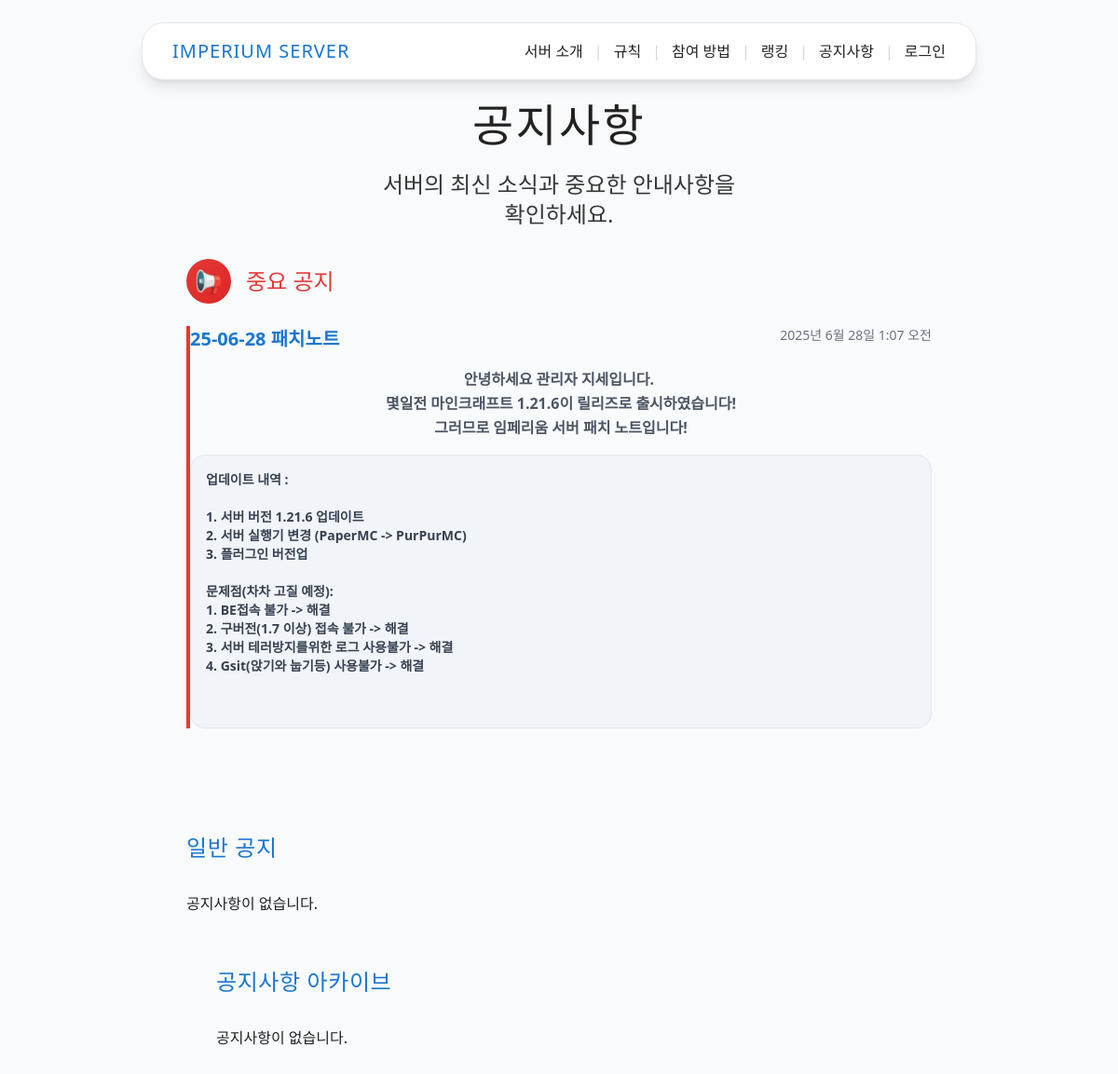
The page /notices/ on the database its author committed.
### notice/models.py (models this page shows, shortened)
class ImportantNotice(models.Model):
    title = models.CharField("title", max_length=200, null=True, blank=True)
    content0 = models.TextField("content0", null=True, blank=True)
    content1 = models.TextField("content1", null=True, blank=True)
    created_at = models.DateTimeField("createdAt", auto_now_add=True, null=True, blank=True)
    class Meta:
        ordering = ['-created_at']

### notice/views.py (the view)
# urls.py: path('', views.notice_list, name='list'),
def notice_list(request):
    ImportantNotices = ImportantNotice.objects.all()
    NormalNotices = NormalNotice.objects.all()
    ArchivedNotices = ArchivedNotice.objects.all()
    return render(request, 'notice/index.html', {'ImportantNotices': ImportantNotices, 'NormalNotices': NormalNotices, 'ArchivedNotices': ArchivedNotices})

### templates/notice/index.html (shortened to what this page needs)
{% extends "base.html" %}
{% block content %}
<section class="section-header">
    <div class="max-w-4xl mx-auto px-4 text-center">
        <h1 class="font-pixel text-4xl md:text-5xl mb-6 tracking-wider text-shadow-pixel">
            공지사항
        </h1>
        <p class="text-xl md:text-2xl opacity-90 leading-relaxed max-w-3xl mx-auto">
            서버의 최신 소식과 중요한 안내사항을<br class="hidden md:block">
            확인하세요.
        </p>
    </div>
</section>
<section class="content-section">
    <div class="max-w-4xl mx-auto px-4">
        <div class="card-component p-8 mb-12">
            <div class="flex items-center space-x-4 mb-6">
                <div class="w-12 h-12 bg-gradient-to-br from-mc-red to-red-600 rounded-3xl flex items-center justify-center">
                    <span class="text-2xl">📢</span>
                </div>
                <h2 class="font-pixel text-2xl text-mc-red">중요 공지</h2>
            </div>
            {% for ImportantNotice in ImportantNotices %}
                <div class="notice-card group hover:shadow-toss-xl transition-all duration-200 border-l-4 border-mc-red">
                    <div class="flex items-start justify-between mb-4">
                        <h3 class="font-semibold text-mc-blue text-xl group-hover:text-blue-600 transition-colors">{{ ImportantNotice.title }}</h3>
                        <span class="text-sm text-gray-500">{{ ImportantNotice.created_at }}</span>
                    </div>
                    <pre class="text-gray-600 leading-relaxed mb-4 font-semibold font-sans whitespace-pre-wrap break-words" style="text-align: center;">{{ ImportantNotice.content0 }}</pre>
                    <div class="bg-mc-gray rounded-2xl p-4 border border-gray-200">
                        <pre class="text-sm text-gray-700 font-semibold font-sans whitespace-pre-wrap break-words">{{ ImportantNotice.content1 }}</p>
                    </div>
                </div>
            {% empty %}
                <p>공지사항이 없습니다.</p>
            {% endfor %}
        </div>
        <div class="card-component p-8 mb-12">
            <h2 class="font-pixel text-2xl text-mc-blue mb-8 tracking-wide">일반 공지</h2>
            <div class="space-y-6">
                {% for NormalNotice in NormalNotices %}
                    <div class="notice-card group hover:shadow-toss-xl transition-all duration-200">
                        <div class="flex items-start justify-between mb-4">
                            <h3 class="font-semibold text-mc-blue text-lg group-hover:text-blue-600 transition-colors">{{ NormalNotice.title }}</h3>
                            <span class="text-sm text-gray-500">{{ NormalNotice.created_at }}</span>
                        </div>
                        <pre class="text-gray-600 leading-relaxed mb-4 font-sans whitespace-pre-wrap break-words">{{ NormalNotice.content0 }}</pre>
                        <pre class="text-gray-600 leading-relaxed mb-4 font-sans whitespace-pre-wrap break-words">{{ NormalNotice.content1 }}</pre>
                    </div>
                {% empty %}
                    <p>공지사항이 없습니다.</p>
                {% endfor %}
        <div class="card-component p-8">
            <h2 class="font-pixel text-2xl text-mc-blue mb-8 tracking-wide">공지사항 아카이브</h2>
            <div class="grid md:grid-cols-2 gap-4">
                {% for ArchivedNotice in ArchivedNotices %}
                    <div class="stats-card p-4 group hover:shadow-toss-lg transition-all duration-200 cursor-pointer">
                        <div class="flex items-center justify-between">
                            <div>
                                <h3 class="font-semibold text-mc-blue text-sm group-hover:text-blue-600 transition-colors">{{ ArchivedNotice.title }}</h3>
                                <p class="text-gray-500 text-xs">{{ ArchivedNotice.created_at }}</p>
                            </div>
                            <span class="text-gray-400">📄</span>
                        </div>
                    </div>
                {% empty %}
                    <p>공지사항이 없습니다.</p>
                {% endfor %}
            </div>
        </div>
    </div>
</section>
{% endblock %}

### static/main/index.css (style rules this page uses)
:root { --mc-green: #5e7c16; --mc-brown: #7c5e3c; --mc-light: #f3f3f3; --mc-dark: #222; --mc-accent: #b6e53e; --mc-border: #cfcfcf; }
html, body { margin: 0; padding: 0; font-family: 'Segoe UI', 'Malgun Gothic', 'Arial', sans-serif; background: var(--mc-light); color: var(--mc-dark); min-height: 100vh; }
.content-section { margin-bottom: 2.5rem; }

### templates/base.html (style rules this page uses)
.card-component { @apply bg-white rounded-2xl md:rounded-3xl shadow-toss hover:shadow-toss-lg transition-all duration-300 border border-gray-100; }
.section-header { @apply bg-gradient-to-r from-mc-blue to-blue-600 text-white py-12 md:py-20; }
.content-section { @apply py-8 md:py-16 bg-white; }
.notice-card { @apply bg-white rounded-xl md:rounded-2xl p-4 md:p-6 shadow-toss hover:shadow-toss-lg transition-all duration-200 border border-gray-100; }

### rows shown on the page
ImportantNotice: title "25-06-28 패치노트", created_at "2025년 6월 28일 1:07 오전", content0 "안녕하세요 관리자 지세입니다. 몇일전 마인크래프트 1.21.6이 릴리즈로 출시하였습니다! 그러므로 임페리움 서버 패치 노트입니다!", content1 "업데이트 내역 : 1. 서버 버전 1.21.6 업데이트 2. 서버 실행기 변경 (PaperMC -> PurPurMC) 3. 플러그인 버전업 문제점(차차 고질 예정): 1. BE접속 불가 -> 해결 2. 구버전(1.7 이상) 접속 불가 -> 해결 3. 서버 테러방지를위한 로그 사용불가 -> 해결 4. Gsit(앉기와 눕기등) 사용불가 -> 해결"
